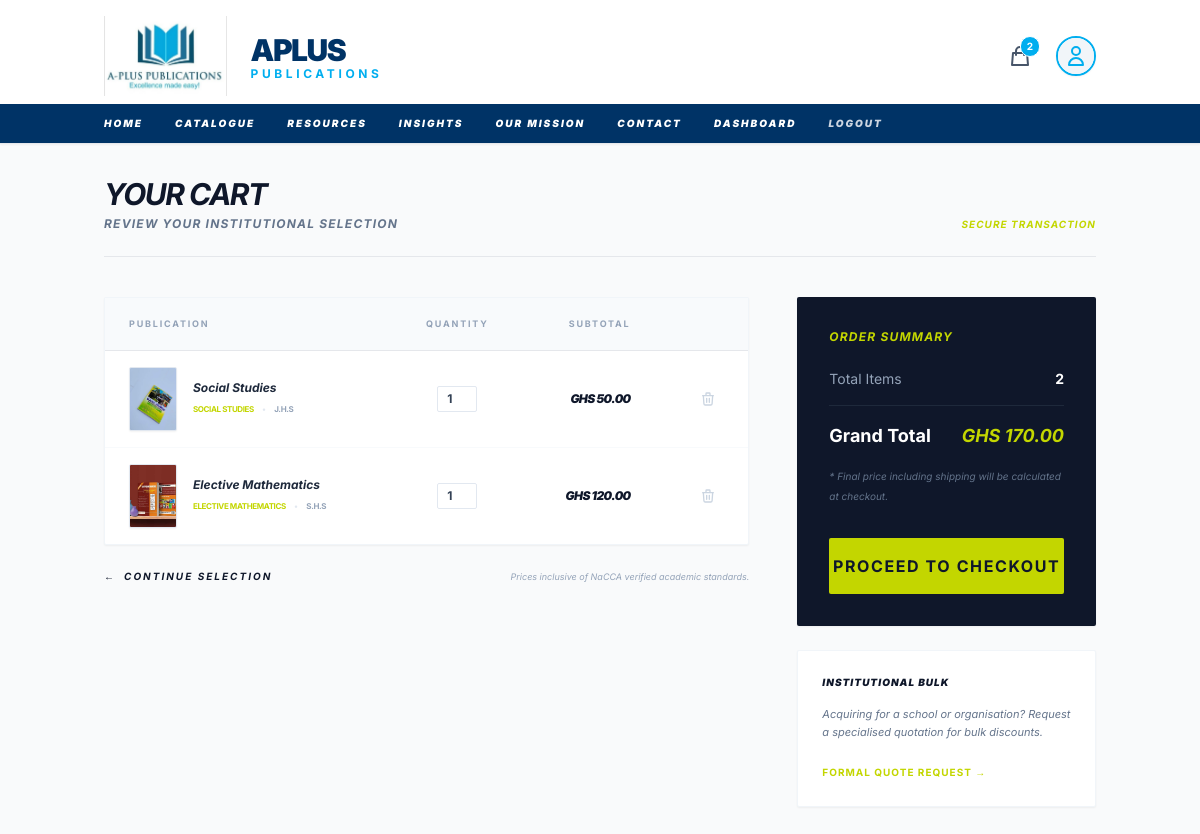
The app's page /orders/cart/ (signed in) with its own data.
### orders/models.py (models this page shows, shortened)
class CartItem(models.Model):
    cart = models.ForeignKey(Cart, on_delete=models.CASCADE, related_name='items')
    product = models.ForeignKey(Textbook, on_delete=models.CASCADE)
    quantity = models.PositiveIntegerField(default=1)
    added_at = models.DateTimeField(auto_now_add=True)
    class Meta:
        unique_together = ('cart', 'product')

class Cart(models.Model):
    user = models.OneToOneField(settings.AUTH_USER_MODEL, on_delete=models.CASCADE, null=True, blank=True, related_name='cart')
    session_key = models.CharField(max_length=40, null=True, blank=True, unique=True)
    created_at = models.DateTimeField(auto_now_add=True)
    updated_at = models.DateTimeField(auto_now=True)
    @property
    def total_items(self):
        return sum(item.quantity for item in self.items.all())
    @property
    def total_price(self):
        return sum(item.product.price * item.quantity for item in self.items.all())

### shop/models.py (models this page shows, shortened)
class Textbook(models.Model):
    class Curriculum(models.TextChoices):
        NACCA = 'NACCA', 'NaCCA'
        WAEC = 'WAEC', 'WAEC'
    class BookType(models.TextChoices):
        TEXTBOOK = 'TEXTBOOK', 'Textbook'
        WORKBOOK = 'WORKBOOK', 'Workbook'
        PAST_QUESTIONS = 'PAST_QUESTIONS', 'Past Questions'
    title = models.CharField(max_length=255)
    slug = models.SlugField(max_length=255, unique=True)
    subject = models.ForeignKey(Subject, on_delete=models.PROTECT, related_name='textbooks')
    academic_level = models.ForeignKey(AcademicLevel, on_delete=models.PROTECT, related_name='textbooks')
    book_type = models.CharField(max_length=20, choices=BookType.choices, default=BookType.TEXTBOOK)
    curriculum = models.CharField(max_length=10, choices=Curriculum.choices, default=Curriculum.NACCA)
    isbn = models.CharField("ISBN", max_length=20, unique=True, blank=True, null=True)
    description = models.TextField()
    cover_image = models.ImageField(upload_to='textbooks/covers/')
    price = models.DecimalField(max_digits=10, decimal_places=2, default=0.00)
    meta_title = models.CharField(max_length=70, blank=True, help_text="SEO title tag.")
    meta_description = models.CharField(max_length=160, blank=True, help_text="SEO meta description.")
    created_at = models.DateTimeField(auto_now_add=True)
    updated_at = models.DateTimeField(auto_now=True)
    class Meta:
        verbose_name = "Textbook"
        verbose_name_plural = "Textbooks"
        ordering = ['-created_at']

class Subject(models.Model):
    name = models.CharField(max_length=100)
    slug = models.SlugField(max_length=120, unique=True)
    academic_levels = models.ManyToManyField(AcademicLevel, related_name='subjects')
    is_core = models.BooleanField(default=True)
    description = models.TextField(blank=True)
    class Meta:
        verbose_name = "Subject"
        verbose_name_plural = "Subjects"
        ordering = ['name']
        unique_together = ('name', 'is_core')

class AcademicLevel(models.Model):
    name = models.CharField(max_length=100, unique=True)
    slug = models.SlugField(max_length=120, unique=True)
    order = models.PositiveIntegerField(default=0)
    description = models.TextField(blank=True)
    class Meta:
        verbose_name = "Academic Level"
        verbose_name_plural = "Academic Levels"
        ordering = ['order', 'name']

### orders/views.py (the view)
# urls.py: path('cart/', views.cart_detail, name='cart_detail'),
def cart_detail(request):
    cart = get_or_create_cart(request)
    return render(request, 'orders/cart_detail.html', {'cart': cart})

### orders/cart_utils.py (called while the page is built)
def get_or_create_cart(request):
    if request.user.is_authenticated:
        cart, created = Cart.objects.get_or_create(user=request.user)
    else:
        if not request.session.session_key:
            request.session.create()
        session_key = request.session.session_key
        cart, created = Cart.objects.get_or_create(session_key=session_key)
    return cart

### orders/context_processors.py (called while the page is built)
def cart_count(request):
    try:
        cart = get_or_create_cart(request)
        return {'cart_total_items': cart.total_items}
    except Exception:
        return {'cart_total_items': 0}

### templates/orders/cart_detail.html (shortened to what this page needs)
{% extends 'base.html' %}
{% block content %}
<div class="container mx-auto px-4 py-8">
    <div class="mb-10 border-b pb-6 flex justify-between items-end">
        <div>
            <h1 class="text-3xl font-bold tracking-tight text-slate-900 italic uppercase tracking-tighter">Your Cart</h1>
            <p class="text-slate-500 text-xs mt-1 italic uppercase tracking-widest font-bold">Review Your Institutional Selection</p>
        </div>
        <div class="hidden md:flex items-center text-brandGreen font-bold text-[10px] uppercase tracking-widest italic">
            Secure Transaction
        </div>
    </div>
    {% if cart.items.all %}
    <div class="grid grid-cols-1 lg:grid-cols-3 gap-12" id="cart-container">
        <div class="lg:col-span-2">
            <div class="bg-white border border-slate-100 rounded-sm overflow-hidden shadow-sm">
                <table class="w-full text-left text-sm">
                    <thead class="bg-slate-50 border-b text-slate-400 uppercase text-[9px] font-black tracking-[0.2em]">
                        <tr>
                            <th class="px-6 py-4">Publication</th>
                            <th class="px-6 py-4 text-center">Quantity</th>
                            <th class="px-6 py-4 text-right">Subtotal</th>
                            <th class="px-6 py-4"></th>
                        </tr>
                    </thead>
                    <tbody class="divide-y divide-slate-50" id="cart-items-body">
                        {% for item in cart.items.all %}
                        <tr id="cart-row-{{ item.id }}" class="hover:bg-slate-50 transition-colors duration-200">
                            <td class="px-6 py-4">
                                <div class="flex items-center">
                                    <div class="w-12 h-16 bg-slate-100 flex-shrink-0 mr-4 rounded-sm overflow-hidden border border-slate-200 shadow-sm">
                                        {% if item.product.cover_image %}
                                            <img src="{{ item.product.cover_image.url }}" alt="{{ item.product.title }}" class="w-full h-full object-cover">
                                        {% endif %}
                                    </div>
                                    <div>
                                        <p class="font-bold text-slate-800 text-xs italic leading-tight">{{ item.product.title }}</p>
                                        <div class="flex items-center mt-1 space-x-2">
                                            <span class="text-[8px] font-bold text-brandGreen uppercase tracking-tighter">{{ item.product.subject.name }}</span>
                                            <span class="text-slate-200 text-[8px]">•</span>
                                            <span class="text-[8px] font-bold text-slate-400 uppercase tracking-tighter">{{ item.product.academic_level.name }}</span>
                                        </div>
                                    </div>
                                </div>
                            </td>
                            <td class="px-6 py-4">
                                <form hx-post="{% url 'orders:cart_update' item.id %}"
                                      hx-trigger="change from:input[name='quantity'], keyup delay:500ms from:input[name='quantity']"
                                      hx-swap="none"
                                      class="flex items-center justify-center">
                                    <input type="number" name="quantity" value="{{ item.quantity }}" min="1"
                                           class="w-10 border border-slate-200 rounded-sm px-1 py-1 text-center text-xs font-bold text-slate-700 focus:outline-none focus:border-brandGreen focus:ring-1 focus:ring-brandGreen transition">
                                </form>
                            </td>
                            <td id="item-total-{{ item.id }}" class="px-6 py-4 text-right font-black text-slate-900 italic text-xs tracking-tighter">
                                GHS {{ item.product.price|default:"0.00" }}
                            </td>
                            <td class="px-6 py-4 text-right">
                                <button hx-post="{% url 'orders:cart_remove' item.id %}"
                                        hx-target="#cart-row-{{ item.id }}"
                                        hx-swap="outerHTML"
                                        class="text-slate-300 hover:text-red-600 transition-colors p-2">
                                    <svg xmlns="http://www.w3.org/2000/svg" class="h-4 w-4" fill="none" viewBox="0 0 24 24" stroke="currentColor">
                                        <path stroke-linecap="round" stroke-linejoin="round" stroke-width="2" d="M19 7l-.867 12.142A2 2 0 0116.138 21H7.862a2 2 0 01-1.995-1.858L5 7m5 4v6m4-6v6m1-10V4a1 1 0 00-1-1h-4a1 1 0 00-1 1v3M4 7h16" />
                                    </svg>
                                </button>
                            </td>
                        </tr>
                        {% endfor %}
                    </tbody>
                </table>
            </div>
            <div class="mt-6 flex justify-between items-center">
                <a href="{% url 'shop:textbook_list' %}" class="text-[10px] font-bold text-brandBrown hover:text-brandGreen uppercase tracking-[0.2em] flex items-center italic transition">
                    <span class="mr-2">←</span> Continue Selection
                </a>
                <p class="text-[9px] text-slate-400 italic">Prices inclusive of NaCCA verified academic standards.</p>
            </div>
        </div>
        <div class="space-y-6" id="cart-summary-container">
            {% include 'orders/partials/cart_summary.html' %}
            <div class="bg-white border border-slate-100 p-6 rounded-sm shadow-sm">
                <h3 class="text-[10px] font-black uppercase tracking-widest text-brandBrown mb-4 italic">Institutional Bulk</h3>
                <p class="text-[11px] text-slate-500 leading-relaxed mb-4 italic">
                    Acquiring for a school or organisation? Request a specialised quotation for bulk discounts.
                </p>
                <a href="#" class="text-[10px] font-bold text-brandGreen hover:underline uppercase tracking-widest">Formal Quote Request →</a>
            </div>
        </div>
    </div>
    {% endif %}
</div>
{% endblock %}

### templates/orders/partials/cart_summary.html
<div id="cart-summary" hx-swap-oob="true">
    <div class="bg-slate-900 text-white p-8 rounded-sm shadow-sm">
        <h2 class="text-xs font-bold uppercase tracking-widest text-brandGreen mb-6 italic">Order Summary</h2>
        <div class="space-y-4 text-sm mb-8">
            <div class="flex justify-between border-b border-slate-800 pb-4">
                <span class="text-slate-400">Total Items</span>
                <span class="font-bold">{{ cart.total_items }}</span>
            </div>
            <div class="flex justify-between text-lg font-bold">
                <span>Grand Total</span>
                <span class="text-brandGreen italic">GHS {{ cart.total_price }}</span>
            </div>
            <p class="text-[10px] text-slate-500 italic mt-2">* Final price including shipping will be calculated at checkout.</p>
        </div>
        <a href="{% url 'orders:checkout' %}" class="block text-center bg-brandGreen text-slate-900 py-4 rounded-sm font-bold uppercase tracking-widest hover:bg-brandBrown hover:text-white transition">
            Proceed to Checkout
        </a>
    </div>
</div>

### templates/base.html (style rules this page uses)
body { font-family: 'Inter', sans-serif; }

### records on screen
CartItem: product.cover_image (picture), product "Social Studies", product.subject.name "SOCIAL STUDIES", product.academic_level.name "J.H.S", quantity "1", product.price "50.00"
CartItem: product.cover_image (picture), product "Elective Mathematics", product.subject.name "ELECTIVE MATHEMATICS", product.academic_level.name "S.H.S", quantity "1", product.price "120.00"
Cart: total_items "2", total_price "170.00"

### other values on screen
{{ cart_total_items|default:0 }} "2"
